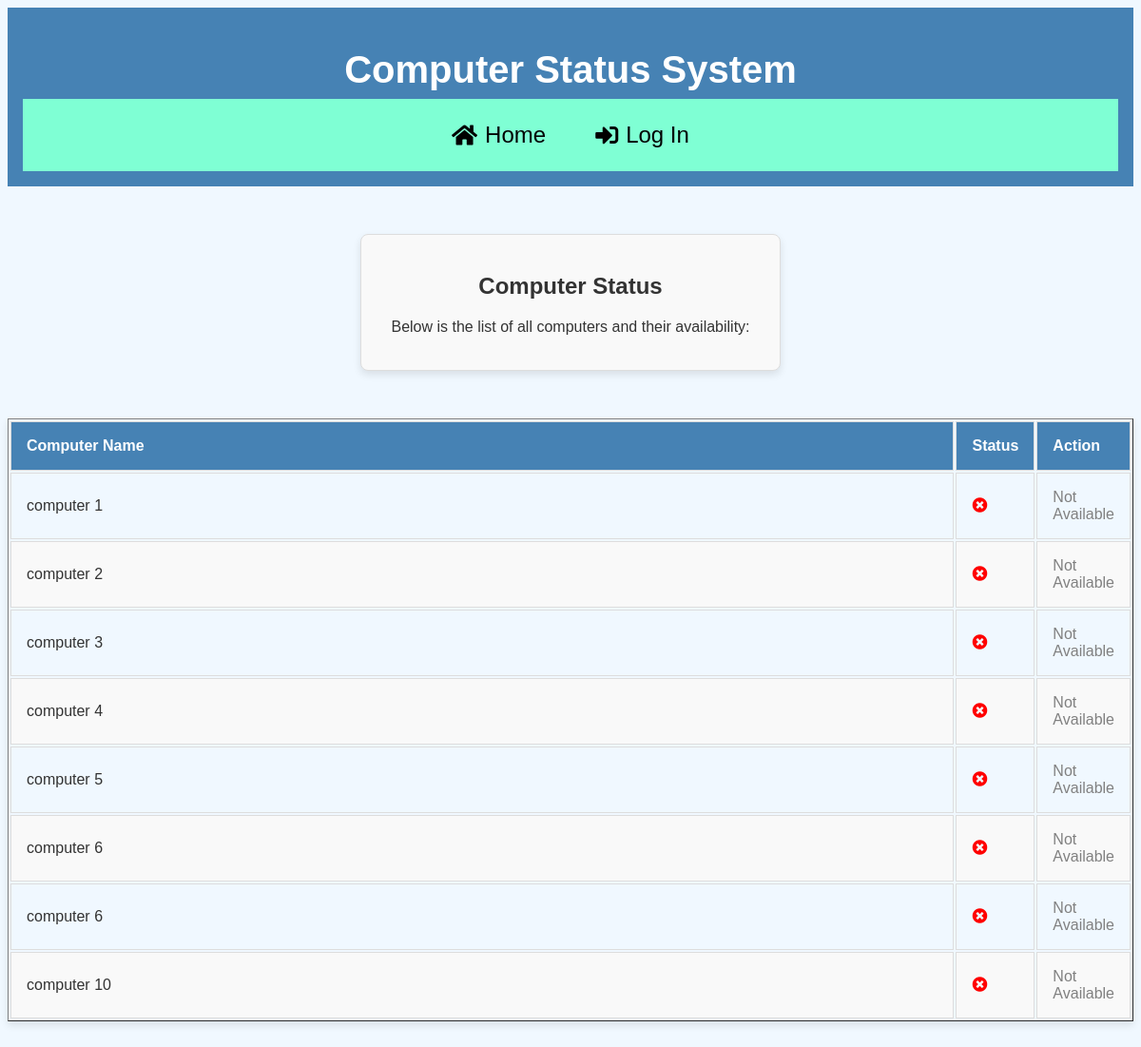
Before: / with the older database file.
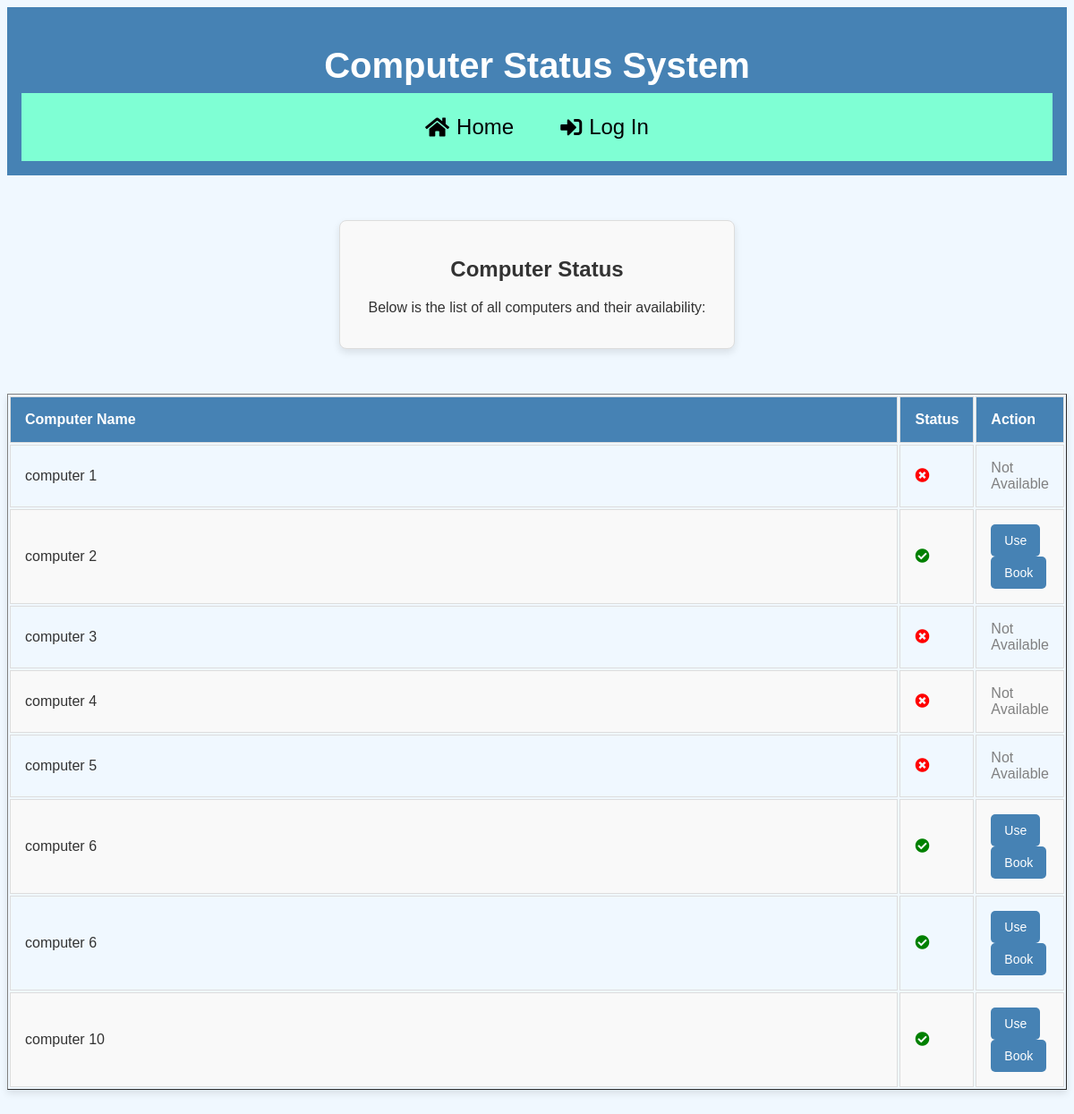
After: the same page with the newer database file.
### ourstatus_monitor/models.py (models this page shows, shortened)
class Computer(models.Model):
    STATUS_CHOICES = [
        ('Available', 'Available'),
        ('In Use', 'In Use'),
        ('Booked', 'Booked'),
    ]
    name = models.CharField(max_length=100)
    status = models.CharField(max_length=10, choices=STATUS_CHOICES, default='Available')
    last_updated = models.DateTimeField(auto_now=True)

### ourstatus_monitor/views.py (the view)
# urls.py: 2. Add a URL to urlpatterns:  path('', views.home, name='home')
def home(request):
    computers = Computer.objects.all()  # Fetch all computers from the database
    return render(request, 'home.html', {'Computers': computers})

### templates/home.html (shortened to what this page needs)
{% extends 'layout.html' %}
{% block content %}
<div class="container">
    <h2>Computer Status</h2>
    <p>Below is the list of all computers and their availability:</p>
</div>
<div class="table">
    <table border="1">
        <thead>
            <tr>
                <th>Computer Name</th>
                <th>Status</th>
                <th>Action</th>
            </tr>
        </thead>
        <tbody>
            {% for Computer in Computers %}
            <tr>
                <td>{{ Computer.name }}</td>
                <td>
                    {% if Computer.status == 'Available' %}
                        <i class="fas fa-check-circle" style="color: green;"></i>
                    {% else %}
                        <i class="fas fa-times-circle" style="color: red;"></i>
                    {% endif %}
                </td>
                <td>
                    {% if Computer.status == 'Available' %}
                        <a href="{% url 'use_computer_auth' Computer.id %}" class="btn btn-primary">Use</a>
                        <a href="{% url 'book_computer' Computer.id %}" class="btn btn-secondary">Book</a>
                    {% else %}
                        <span style="color: gray;">Not Available</span>
                    {% endif %}
                </td>
            </tr>
            {% endfor %}
        </tbody>
    </table>
</div>
{% endblock %}

### templates/layout.html (shortened to what this page needs)
<!DOCTYPE html>
{% load static %}
<html lang="en">
<head>
    <link rel="stylesheet" href="{% static 'css/decor.css' %}">
    <link href="https://cdnjs.cloudflare.com/ajax/libs/font-awesome/5.15.4/css/all.min.css" rel="stylesheet">
</head>
<body>
    <header>
        <h1>Computer Status System</h1>
        <nav>
            <a href="/"><i class="fas fa-home"></i> Home</a>
            <a href="{% url 'login' %}"><i class="fas fa-sign-in-alt"></i> Log In</a>
        </nav>
    </header>
    <main>
        {% block content %}{% endblock %}
    </main>
</body>
</html>

### static/css/decor.css (style rules this page uses)
body { min-height: 100vh; background-color: #f0f8ff; color: #333; font-family: Arial, sans-serif; display: flex; flex-direction: column; }
main { flex-grow: 1; justify-content: center; align-items: center; }
header { background-color: #4682b4; color: white; padding: 1rem; text-align: center; }
header h1 { font-size: 2.5rem; margin-bottom: 0.5rem; }
nav { display: flex; justify-content: center; align-items: center; background-color: aquamarine; padding: 1rem; gap: 20px; }
nav a { text-decoration: none; color: black; font-size: 1.5rem; display: flex; align-items: center; gap: 8px; padding: 0.5rem 1rem; border-radius: 5px; transition: background-color 0.3s ease, color 0.3s ease; }
nav a i { font-size: 1.5rem; }
.container { width: 100%; max-width: 400px; margin: 50px auto; padding: 20px; background-color: #f9f9f9; border: 1px solid #ddd; border-radius: 8px; box-shadow: 0 4px 8px rgba(0, 0, 0, 0.1); font-family: Arial, sans-serif; text-align: center; }
.table { width: 100%; margin: 20px auto; border-collapse: collapse; box-shadow: 0 4px 8px rgba(0, 0, 0, 0.1); }
.table th, .table td { padding: 1rem; text-align: left; border: 1px solid #ddd; width: 100%; }
.table th { background-color: #4682b4; color: white; font-weight: bold; }
.table tr:nth-child(even) { background-color: #f9f9f9; }
.table i { transition: transform 0.2s ease; }
.btn { display: inline-block; padding: 10px 15px; background-color: #4682b4; color: white; text-decoration: none; border-radius: 5px; font-size: 14px; transition: background-color 0.3s ease; }

Changed rows visible on the page:
changed Computer "computer 2": status "Not Available" → "Use Book"
changed Computer (number 6 of 8 on the later page): status "Not Available" → "Use Book"
changed Computer (number 7 of 8 on the later page): status "Not Available" → "Use Book"
changed Computer "computer 10": status "Not Available" → "Use Book"
